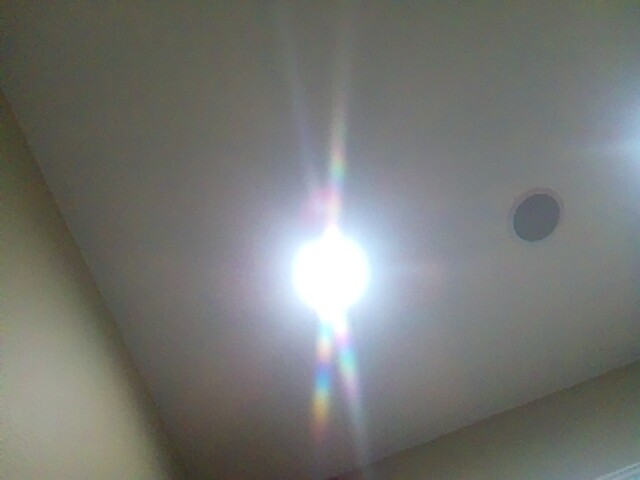
#> input picture photos/photo_20260526_193553.jpg, 640 x 480 px
$ python -i filters.py   (imports and definitions only)
#> lines starting #> are read from the running program, lines starting #| are printed output that depends on the picture
#> further down, picture is the input picture: PIL image 640x480 RGB; mean R, G, B 117.7, 119.1, 115.9
from PIL import Image, ImageEnhance


def bw_filter(image):
    return image.convert("L").convert("RGB")


def pink_filter(image):
    r, g, b = image.split()

    r = r.point(lambda p: min(255, int(p * 1.15 + 15)))
    g = g.point(lambda p: int(p * 0.92))
    b = b.point(lambda p: min(255, int(p * 1.05 + 10)))

    return Image.merge("RGB", (r, g, b))


def sunset_filter(image):
    image = ImageEnhance.Color(image).enhance(1.35)
    image = ImageEnhance.Contrast(image).enhance(1.12)

    r, g, b = image.split()
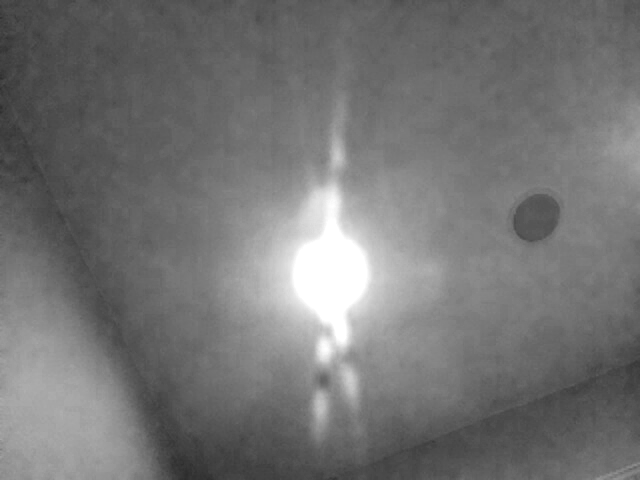
#> r: PIL image 640x480 L; min 44, max 255, mean 116.3
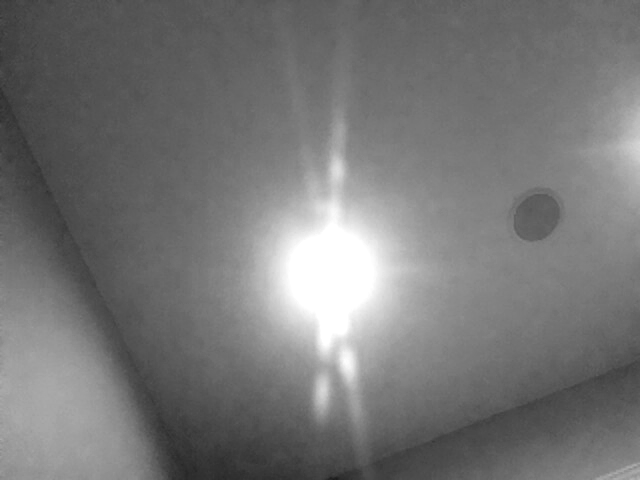
#> g: PIL image 640x480 L; min 28, max 255, mean 118.4
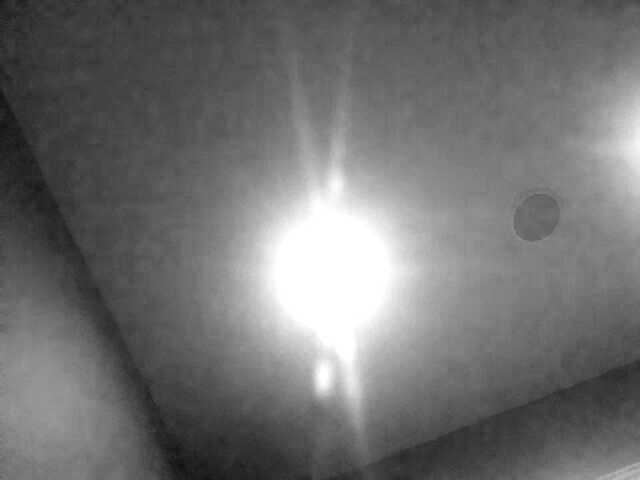
#> b: PIL image 640x480 L; min 16, max 255, mean 113.2

    r = r.point(lambda p: min(255, int(p * 1.35 + 25)))
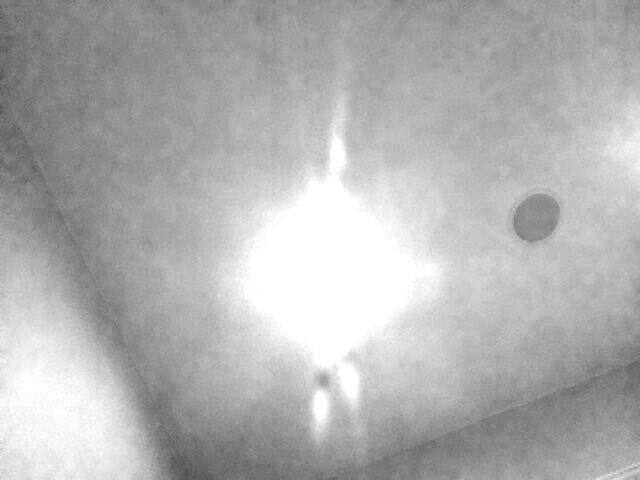
#> r: PIL image 640x480 L; min 84, max 255, mean 177.8
    g = g.point(lambda p: int(p * 0.98 + 5))
    b = b.point(lambda p: int(p * 0.60))
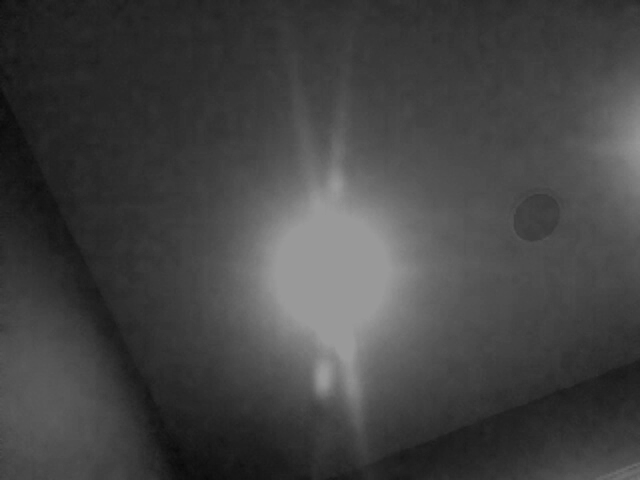
#> b: PIL image 640x480 L; min 9, max 153, mean 67.5

    return Image.merge("RGB", (r, g, b))
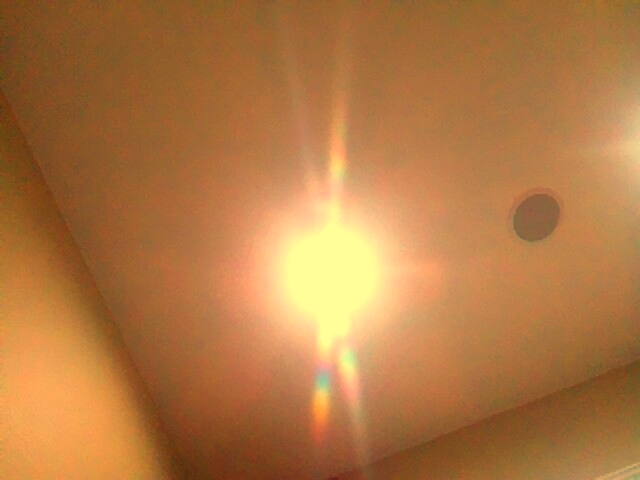
#> returned value: PIL image 640x480 RGB; mean R, G, B 177.8, 120.5, 67.5


FILTER_FUNCTIONS = {
    "B&W": bw_filter,
    "PINK": pink_filter,
    "SUNSET": sunset_filter,
}


def apply_filter(image, filter_name):
    filter_func = FILTER_FUNCTIONS.get(filter_name)

    if filter_func:
        return filter_func(image)

    return image

>>> from PIL import Image
>>> picture = Image.open('photos/photo_20260526_193553.jpg')
>>> result = sunset_filter(picture)

$ run again, on photos/photo_20260526_194441.jpg
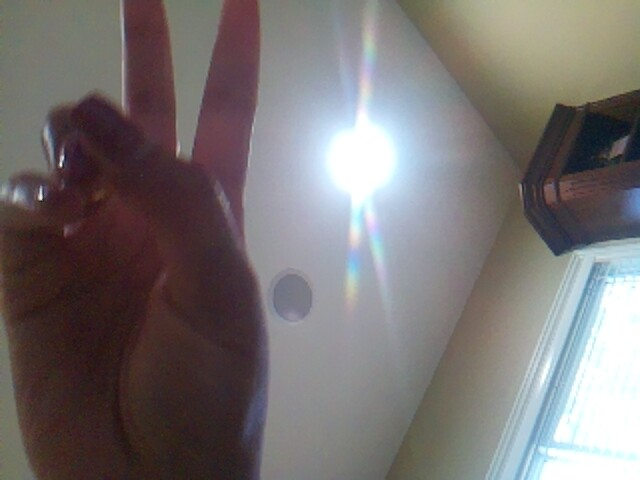
#> input picture photos/photo_20260526_194441.jpg, 640 x 480 px
#> picture is the input picture: PIL image 640x480 RGB; mean R, G, B 119.7, 114.2, 114.1
#> in sunset_filter, `b = b.point(lambda p: int(p * 0.60))`:
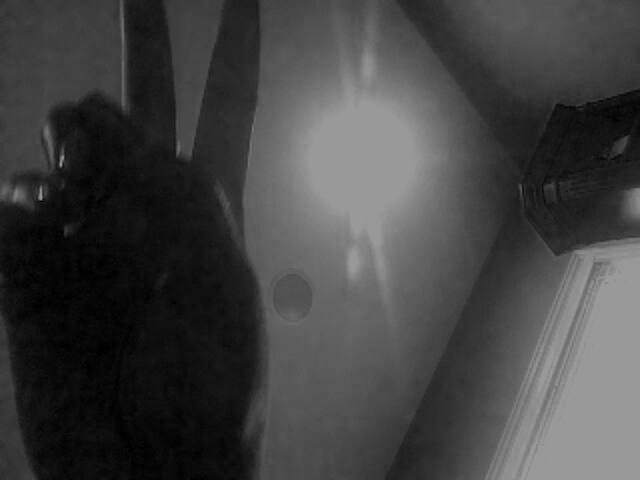
#> b: PIL image 640x480 L; min 0, max 153, mean 66.3
#> in sunset_filter, `return Image.merge("RGB", (r, g, b))`:
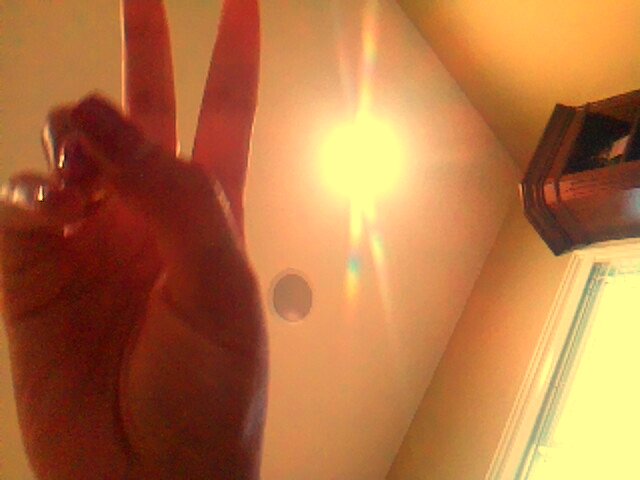
#> returned value: PIL image 640x480 RGB; mean R, G, B 178.3, 113.9, 66.3
